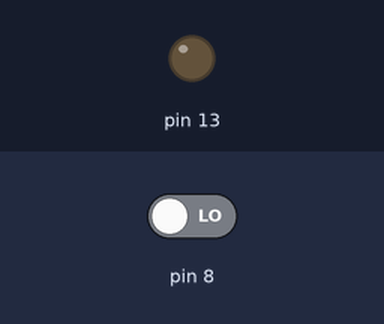
The sketch below on a simulated Arduino Uno, built with avr-gcc and run on an emulated ATmega328P. Parts: output pins drawn as LEDs (lit = HIGH). The test bench sets the inputs (shaded band); at power-on: pin 8 LOW.

Above: at 1.2 s.
1.3 s: pin 8 driven HIGH
At 2.5 s:
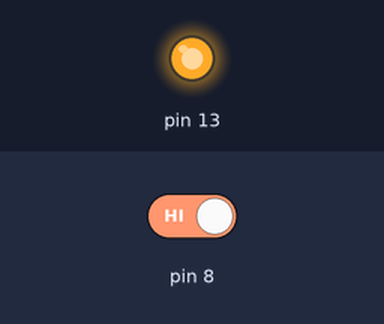
2.8 s: pin 8 driven LOW
At 3.8 s:
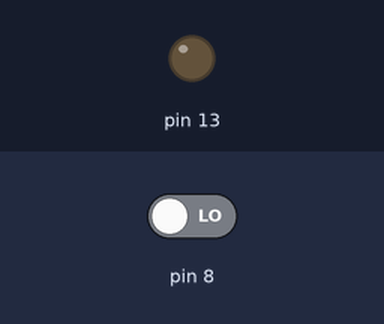
Timing chart, 0 to 5.8 s (numbered marks = the images above; inputs shaded):
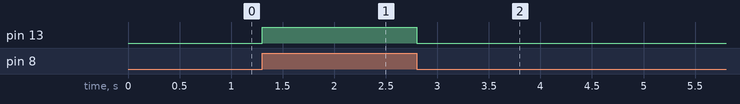

The sketch:

LED_Button.ino
```cpp
void setup() {
  pinMode(13, OUTPUT);
  pinMode(8, INPUT);
}

void loop() {
  int value = digitalRead(8);
  if (value == HIGH){
    digitalWrite(13, HIGH);
  }else{
    digitalWrite(13, LOW);
  }
}
```

Measured:
- after the input at 1.3 s, pin 13: LOW → HIGH at once
- after the input at 2.8 s, pin 13: HIGH → LOW at once
